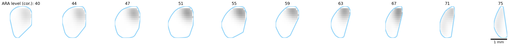
#> input picture images/docs/plot_2d_VISam_CP.png, 509 x 46 px, shrunk from 4238 x 386 before the run
$ python make_paper_figure.py
#> lines starting #> are read from the running program, lines starting #| are printed output that depends on the picture
"""Create composite figure for JOSS paper."""
import os
import matplotlib
matplotlib.use('Agg')
import matplotlib.pyplot as plt
import matplotlib.image as mpimg
import matplotlib as mpl
import string

mpl.rcParams.update({
    'font.family': 'Arial',
    'font.size': 14,
    'savefig.dpi': 300,
    'savefig.bbox': 'tight',
    'savefig.pad_inches': 0.15,
})

img_dir = os.path.join(os.path.dirname(os.path.dirname(os.path.abspath(__file__))), 'images', 'docs')

img_2d = mpimg.imread(os.path.join(img_dir, 'plot_2d_VISam_CP.png'))
#> img_2d is the input picture: shape (46, 509, 4) float32; mean R, G, B, A 0.972, 0.979, 0.983, 1
img_grouped = mpimg.imread(os.path.join(img_dir, 'plot_grouped_VIS_CP.png'))
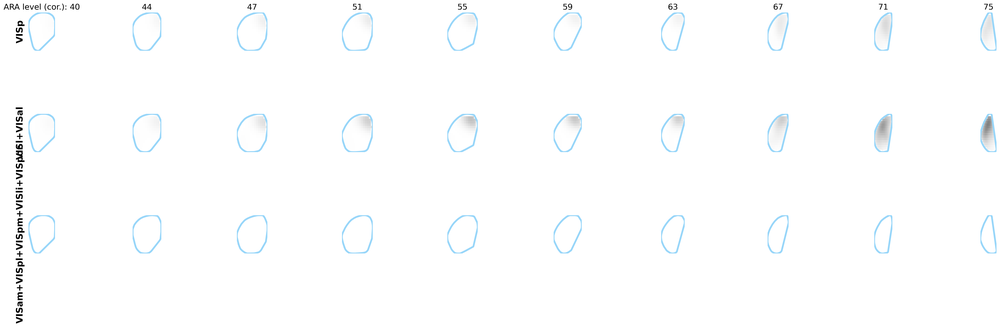
#> input picture images/docs/plot_grouped_VIS_CP.png, 1000 x 327 px, shrunk from 8325 x 2726 before the run
#> img_grouped is the input picture: shape (327, 1000, 4) float32; mean R, G, B, A 0.99, 0.993, 0.995, 1
img_3d = mpimg.imread(os.path.join(img_dir, 'plot_3d_VISam_CP.png'))
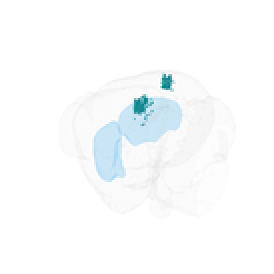
#> input picture images/docs/plot_3d_VISam_CP.png, 137 x 137 px, shrunk from 1140 x 1140 before the run (shown 2 times larger)
#> img_3d is the input picture: shape (137, 137, 4) float32; mean R, G, B, A 0.98, 0.987, 0.991, 1

fig = plt.figure(figsize=(16, 12), facecolor='white')

# A: 2D projections (top left, wide)
ax_a = fig.add_axes([0.02, 0.68, 0.96, 0.30])
ax_a.imshow(img_2d)
ax_a.axis('off')
ax_a.text(-0.01, 1.05, 'A', transform=ax_a.transAxes,
          fontsize=22, fontweight='bold', va='top', ha='left')

# B: Grouped regions (bottom left)
ax_b = fig.add_axes([0.02, 0.02, 0.60, 0.62])
ax_b.imshow(img_grouped)
ax_b.axis('off')
ax_b.text(-0.01, 1.05, 'B', transform=ax_b.transAxes,
          fontsize=22, fontweight='bold', va='top', ha='left')

# C: 3D (bottom right)
ax_c = fig.add_axes([0.62, 0.05, 0.37, 0.56])
ax_c.imshow(img_3d)
ax_c.axis('off')
ax_c.text(-0.03, 1.05, 'C', transform=ax_c.transAxes,
          fontsize=22, fontweight='bold', va='top', ha='left')

out_path = os.path.join(img_dir, 'fig_paper.png')
plt.savefig(out_path, facecolor='white', edgecolor='none')
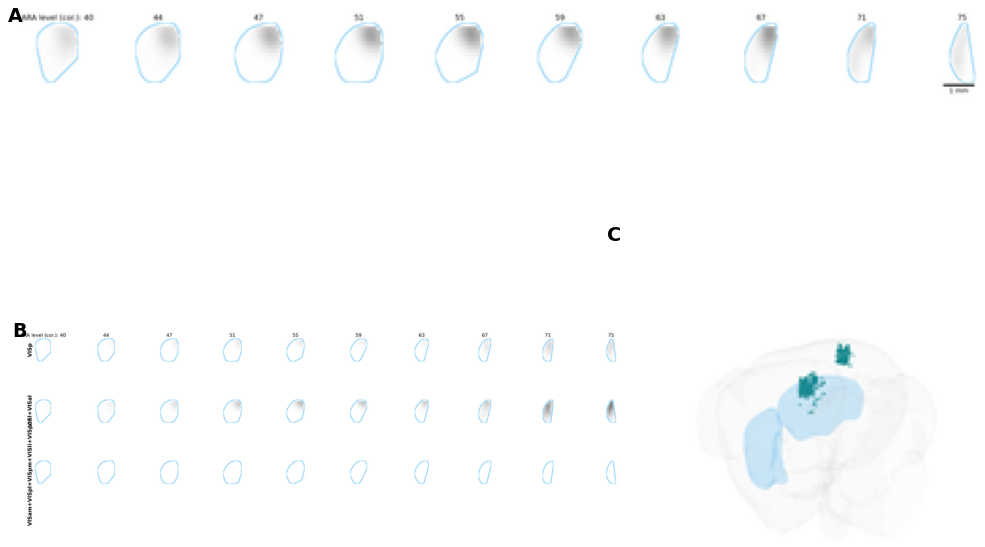
#> figure drawn by matplotlib, 3 panels
plt.close()
print(f'Saved: {out_path}')
